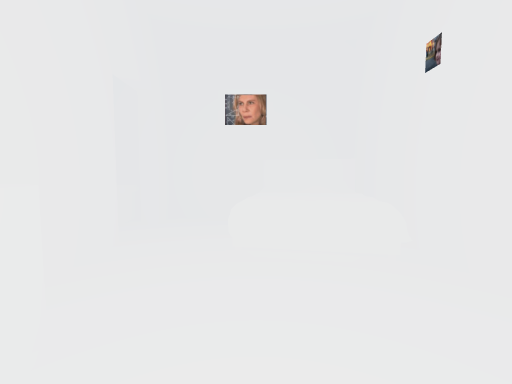
view 1 (above)

24 first-person views from a walk through a 3-D level made in the Unity game engine. The camera is 1.2 m above the floor, tilts 4° down and sees 90° across. Doors are open. The floor is counted in squares, 1 m on a side. Each view is taken from the middle of a square. On the plan, view 1 faces up. The plan holds only what a view shows up to about 12 squares ahead; the rest is blank. The player character is not drawn.

view 2
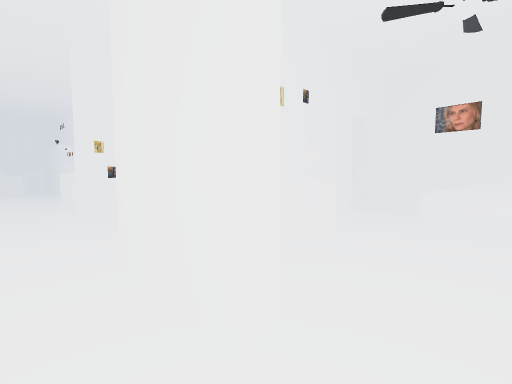

view 3
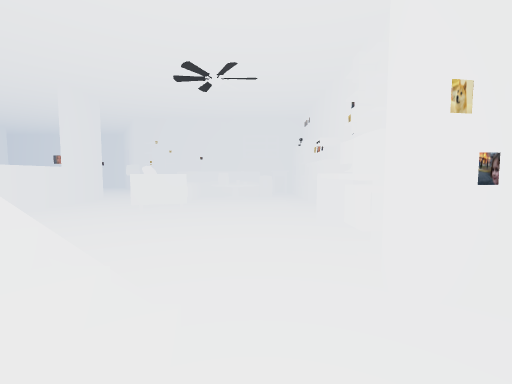

view 4
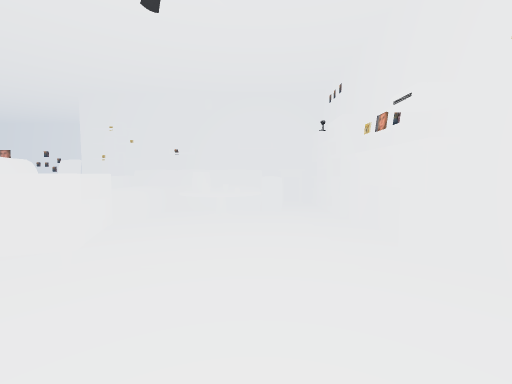

view 5
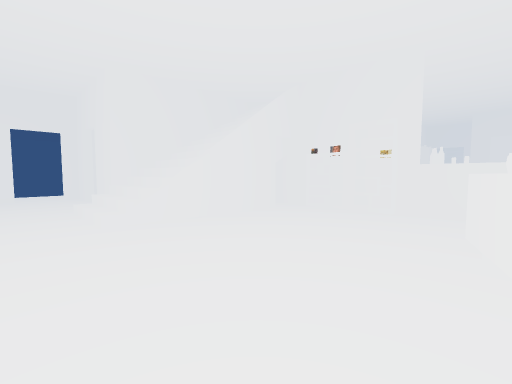

view 6
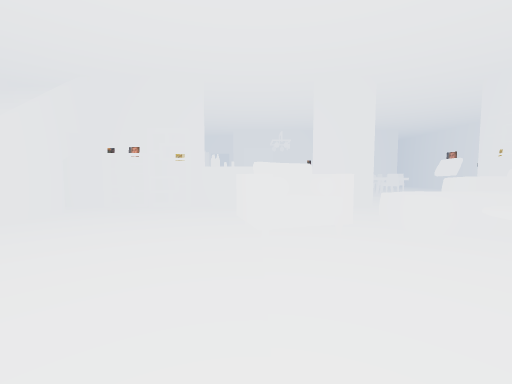

view 7
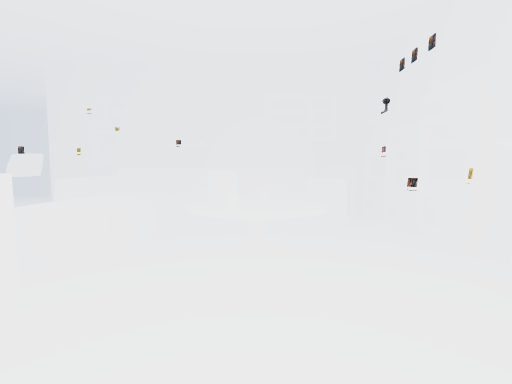

view 8
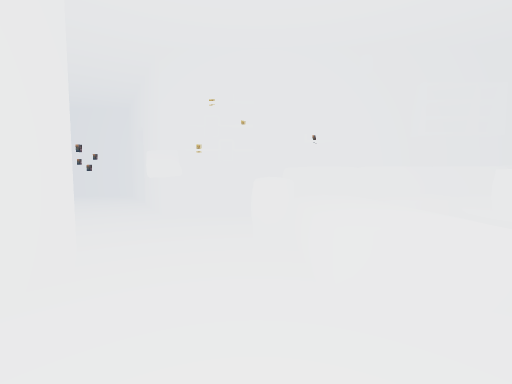

view 9
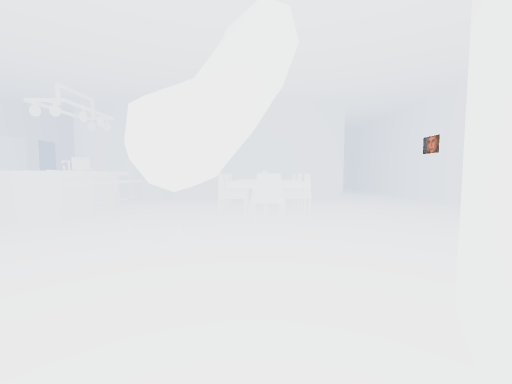

view 10
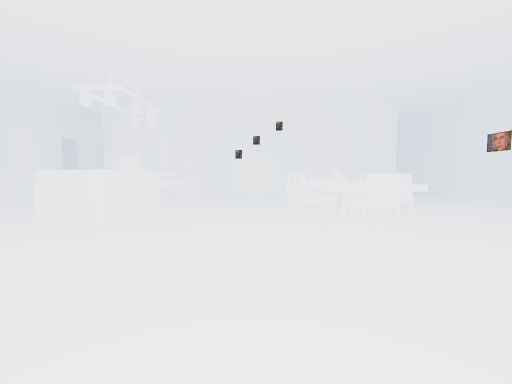

view 11
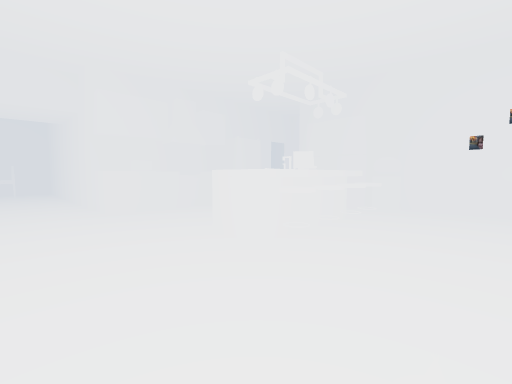

view 12
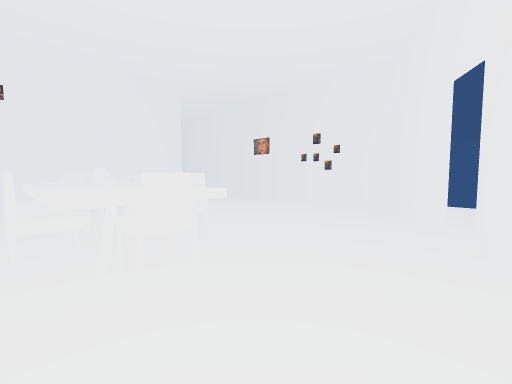

view 13
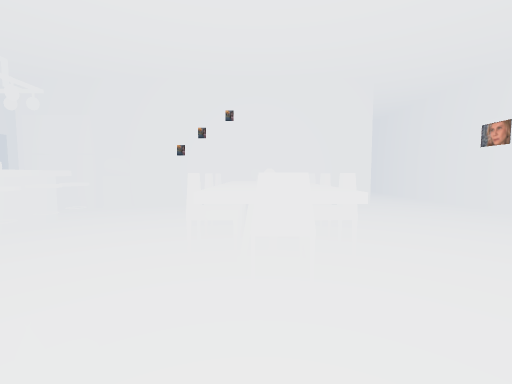

view 14
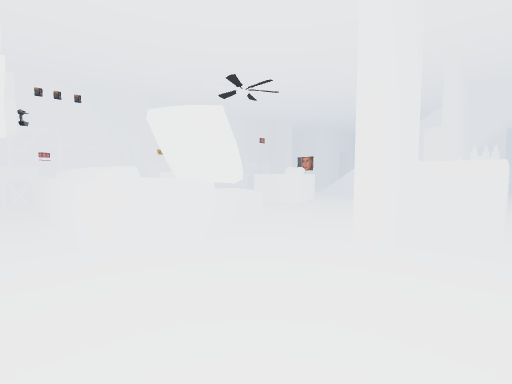

view 15
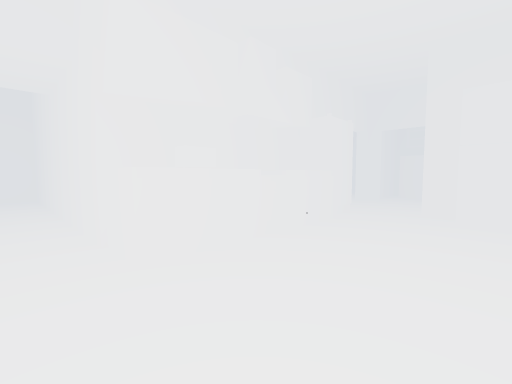

view 16
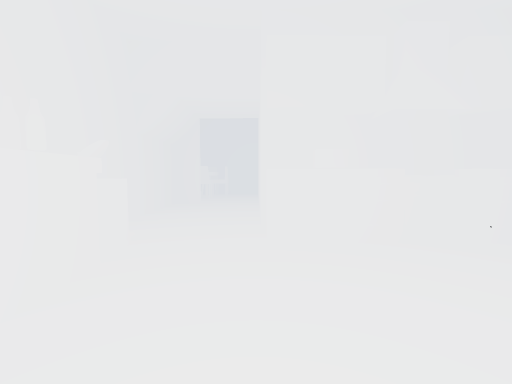

view 17
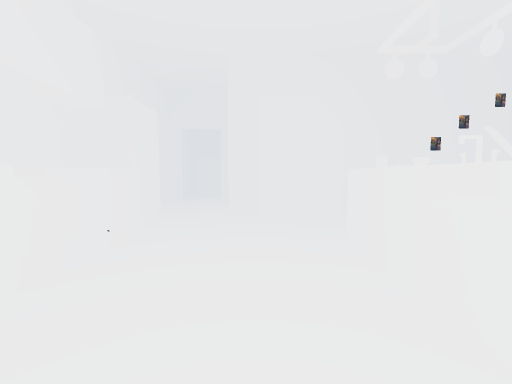

view 18
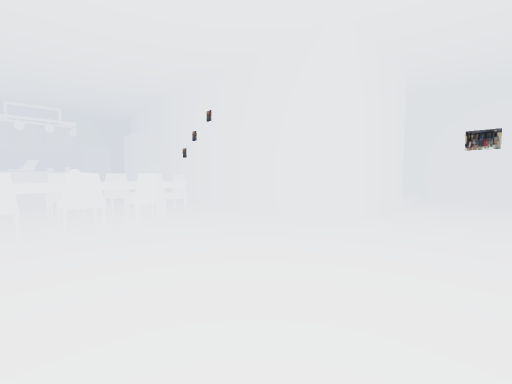

view 19
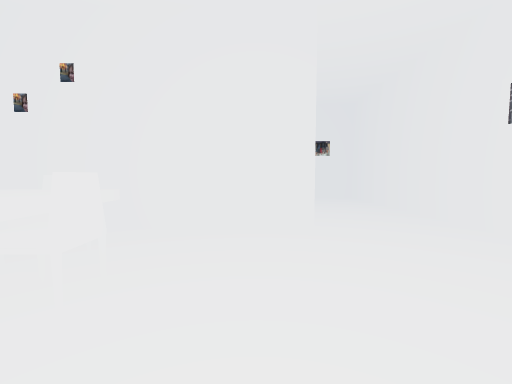

view 20
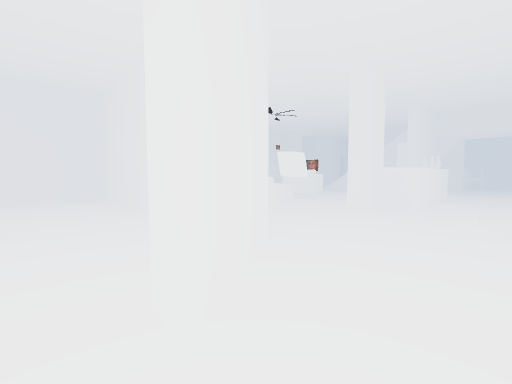

view 21
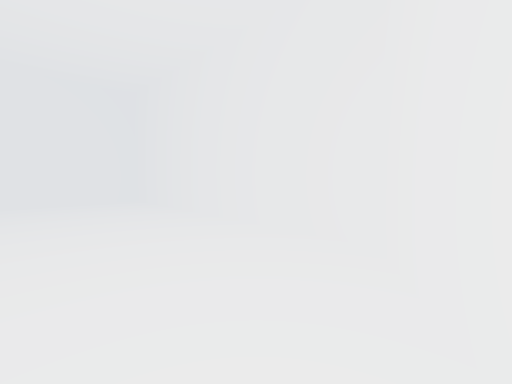

view 22
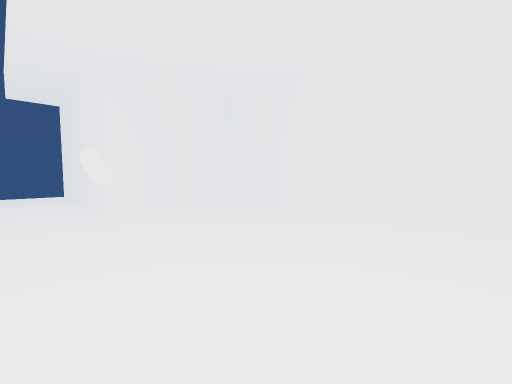

view 23
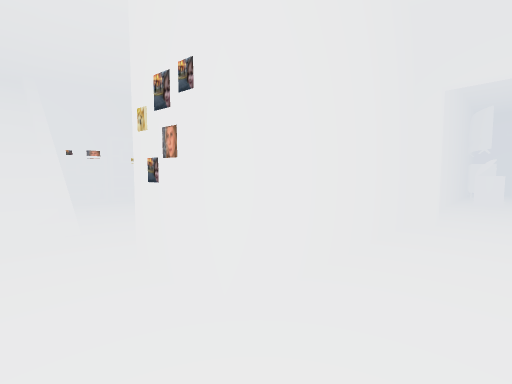

view 24
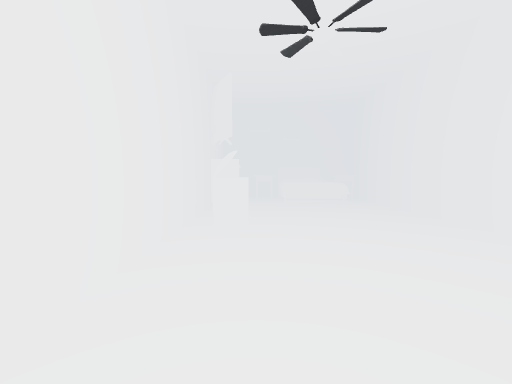

### Floor plan
Key: @ floor where view 1 was taken; # wall or solid block; . floor; / step, stairs or slope; D open door; = window, fence, low wall or low ledge; ^ raised ledge; v drop or lower ground; O other object.
Columns run from 28 left of view 1 to 3 right of it. Each row starts with its distance up from view 1.
  7 ..  ########             #######
  6 ..#   O......           OO#.OOO#
  5 ..# OOO.......           ...OOO#
  4 ..# OOO.........          #.OOO#
  3 ..# OOO.........          #.OOO#
  2 ..#  .....O.............  O....
  1 ..#   OOOOO.............  O....
  0 ..#######OO#OOOO#######.  O.@.
 -1 .......##OOOOOOO..OOO##..  ...
 -2 .......#O  O.............###.. #
 -3 .O.....##OOOO..................D
 -4 .O.....##OOOOO........////.....D
 -5 .......##OOOO...O.....///=##  ##
 -6 .......##OOOOOOOO.....///#
 -7 .......##OOOOO.OO.....///#
 -8 .......##OOO..........v//#
 -9 .......##.............D==#
-10    ....###..###...#OOOD###
-11    ...##....#^^^^OOO#######O
-12    .DD#.......^^^ OO......#O
-13  ..#DD.........................#
-14  ###................^###########
-15  #......OOO...OO...#O#
-16  #......OOO..=OOO..#O#
-17  #......OOO..=OO...OO#
-18  #......OOO..=OO...OO#
-19  #......OOO...O....= #
-20  #.......O..........O#
-21  #............OOOO..O
-22  #...#############...
-23  #...#            ...
-24  #...#             ...
-25  #...#            #..#
-26  #...#             ..
-27  #.../
-28  #.../
-29  ######

Where each view was taken, in squares from view 1:
view 1: 0 up, 0 right, facing up
view 2: 3 down, 1 right, facing up-left
view 3: 3 down, 4 left, facing left
view 4: 3 down, 9 left, facing left
view 5: 2 down, 12 left, facing down-right
view 6: 1 down, 12 left, facing down
view 7: 4 down, 12 left, facing left
view 8: 8 down, 13 left, facing left
view 9: 9 down, 19 left, facing down
view 10: 10 down, 17 left, facing down
view 11: 12 down, 17 left, facing down-right
view 12: 12 down, 18 left, facing down-left
view 13: 12 down, 19 left, facing down
view 14: 12 down, 20 left, facing up-right
view 15: 13 down, 12 left, facing down-right
view 16: 14 down, 13 left, facing right
view 17: 14 down, 11 left, facing down
view 18: 16 down, 26 left, facing down-right
view 19: 16 down, 22 left, facing down
view 20: 14 down, 24 left, facing up-right
view 21: 12 down, 25 left, facing up-right
view 22: 9 down, 28 left, facing up-right
view 23: 2 up, 5 left, facing down-left
view 24: 2 up, 12 left, facing left
